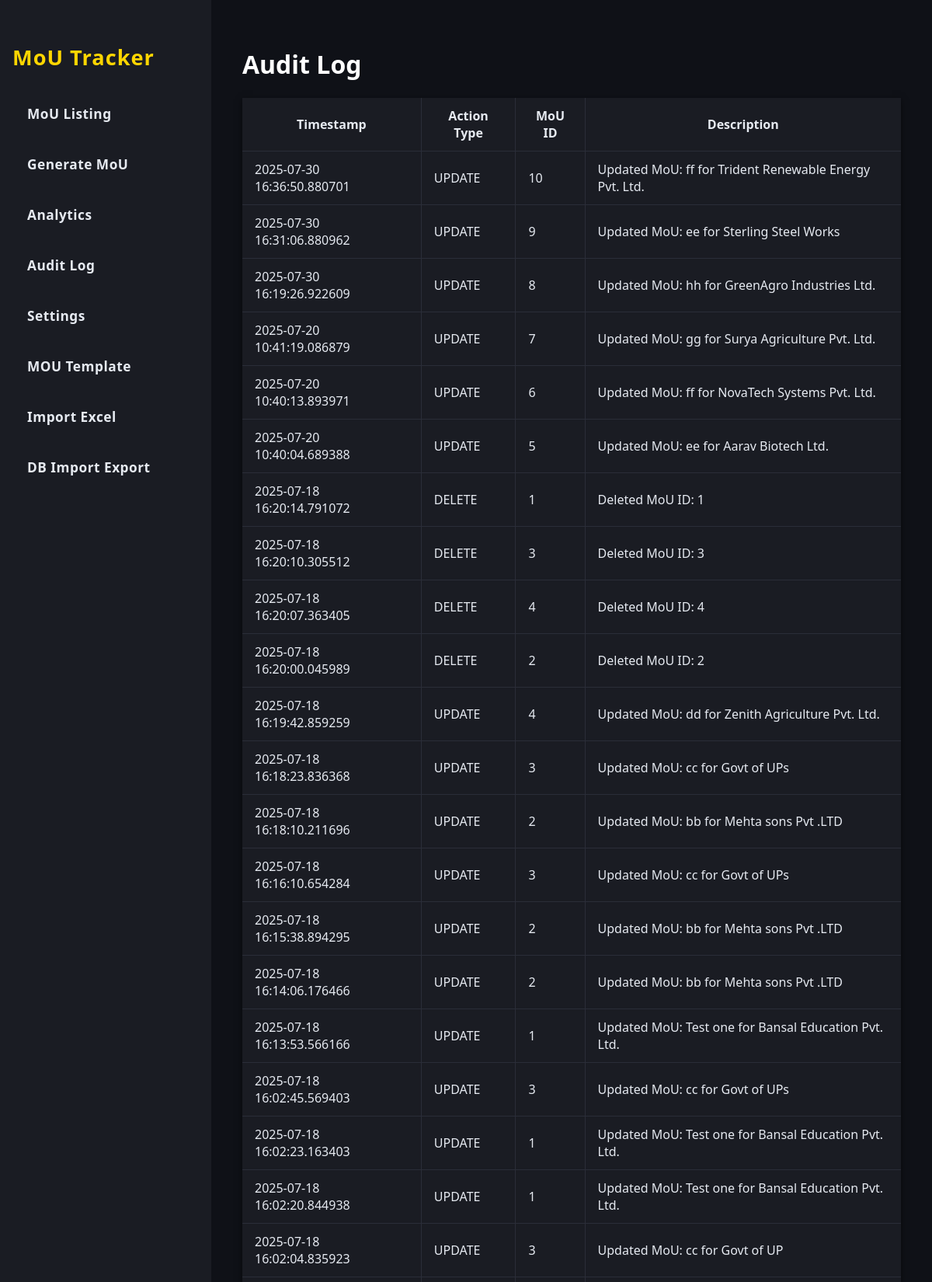
Screenshot of /audit (upper part) with the database file from the repository.
### Moutracker.py (models this page shows)
class AuditLog(db.Model):
    id = db.Column(db.Integer, primary_key=True)
    timestamp = db.Column(db.DateTime, default=datetime.utcnow)
    action_type = db.Column(db.String(20))
    mou_id = db.Column(db.Integer)
    description = db.Column(db.Text)

### Moutracker.py (the view)
@app.route('/audit')
def audit():
    logs = AuditLog.query.order_by(AuditLog.timestamp.desc()).all()
    return render_template('audit.html', logs=logs)

### templates/audit.html
{% extends 'base.html' %}
{% block content %}
<h1>Audit Log</h1>
<table>
    <thead>
        <tr>
            <th>Timestamp</th>
            <th>Action Type</th>
            <th>MoU ID</th>
            <th>Description</th>
        </tr>
    </thead>
    <tbody>
        {% for log in logs %}
        <tr>
            <td>{{ log.timestamp }}</td>
            <td>{{ log.action_type }}</td>
            <td>{{ log.mou_id }}</td>
            <td>{{ log.description }}</td>
        </tr>
        {% else %}
        <tr><td colspan="4">No audit logs found.</td></tr>
        {% endfor %}
    </tbody>
</table>
{% endblock %}

### templates/base.html (shortened to what this page needs)
<!DOCTYPE html>
<html lang="en">
<head>
    <link rel="stylesheet" href="/static/style.css">
</head>
<body>
    <div class="container">
        <nav class="sidebar">
            <h2>MoU Tracker</h2>
            <ul>
                <li><a href="/mous">MoU Listing</a></li>
                <li><a href="/mou/new">Generate MoU</a></li>
                <li><a href="/analytics">Analytics</a></li>
                <li><a href="/audit">Audit Log</a></li>
                <li><a href="/settings">Settings</a></li>
                <li><a href="/template/upload">MOU Template</a></li>
                <li><a href="/import">Import Excel</a></li>
                <li><a href="/db-import-export">DB Import Export</a></li>
            </ul>
        </nav>
        <main class="main-content">
            {% block content %}{% endblock %}
        </main>
    </div>
</body>
</html>

### static/style.css (style rules this page uses)
body { background: #121212; color: #ECECEC; font-family: 'Segoe UI', Arial, sans-serif; margin: 0; }
.container { display: flex; min-height: 100vh; }
.sidebar { background: #1a1c23; width: 240px; min-width: 240px; max-width: 240px; padding: 32px 16px; box-shadow: 2px 0 8px rgba(0,0,0,0.5); color: #e6eaf1; flex-shrink: 0; }
.sidebar ul { list-style: none; padding: 0; margin: 0; }
.sidebar ul li { margin-bottom: 20px; }
.sidebar ul li a { color: #e6eaf1; text-decoration: none; font-weight: 600; font-size: 1.08em; padding: 10px 18px; border-radius: 6px; display: block; transition: background 0.2s, color 0.2s, box-shadow 0.2s; border: 1px solid transparent; letter-spacing: 0.5px; box-shadow: none; }
.sidebar h2 { color: #FFD600; margin-bottom: 32px; font-size: 1.7em; font-weight: 700; letter-spacing: 1px; }
.main-content { flex: 1; padding: 40px; background: #0f1117; margin-left: 0; min-width: 0; }
table { width: 100%; border-collapse: collapse; background: #1a1c23; color: #e6eaf1; box-shadow: 0 2px 8px rgba(0,0,0,0.5); }
th, td { padding: 12px 16px; border-bottom: 1px solid #2a2d38; border-right: 1px solid #2a2d38; }
th:last-child, td:last-child { border-right: none; }
th { background: #1a1c23; color: #e6eaf1; font-weight: 600; }
h1, h2, h3, h4, h5, h6 { color: #ffffff; }

### rows the page displays
AuditLog: timestamp "2025-07-30 16:36:50.880701", action_type "UPDATE", mou_id "10", description "Updated MoU: ff for Trident Renewable Energy Pvt. Ltd."
AuditLog: timestamp "2025-07-30 16:31:06.880962", action_type "UPDATE", mou_id "9", description "Updated MoU: ee for Sterling Steel Works"
AuditLog: timestamp "2025-07-30 16:19:26.922609", action_type "UPDATE", mou_id "8", description "Updated MoU: hh for GreenAgro Industries Ltd."
AuditLog: timestamp "2025-07-20 10:41:19.086879", action_type "UPDATE", mou_id "7", description "Updated MoU: gg for Surya Agriculture Pvt. Ltd."
AuditLog: timestamp "2025-07-20 10:40:13.893971", action_type "UPDATE", mou_id "6", description "Updated MoU: ff for NovaTech Systems Pvt. Ltd."
AuditLog: timestamp "2025-07-20 10:40:04.689388", action_type "UPDATE", mou_id "5", description "Updated MoU: ee for Aarav Biotech Ltd."
AuditLog: timestamp "2025-07-18 16:20:14.791072", action_type "DELETE", mou_id "1", description "Deleted MoU ID: 1"
AuditLog: timestamp "2025-07-18 16:20:10.305512", action_type "DELETE", mou_id "3", description "Deleted MoU ID: 3"
AuditLog: timestamp "2025-07-18 16:20:07.363405", action_type "DELETE", mou_id "4", description "Deleted MoU ID: 4"
AuditLog: timestamp "2025-07-18 16:20:00.045989", action_type "DELETE", mou_id "2", description "Deleted MoU ID: 2"
AuditLog: timestamp "2025-07-18 16:19:42.859259", action_type "UPDATE", mou_id "4", description "Updated MoU: dd for Zenith Agriculture Pvt. Ltd."
AuditLog: timestamp "2025-07-18 16:18:23.836368", action_type "UPDATE", mou_id "3", description "Updated MoU: cc for Govt of UPs"
AuditLog: timestamp "2025-07-18 16:18:10.211696", action_type "UPDATE", mou_id "2", description "Updated MoU: bb for Mehta sons Pvt .LTD"
AuditLog: timestamp "2025-07-18 16:16:10.654284", action_type "UPDATE", mou_id "3", description "Updated MoU: cc for Govt of UPs"
AuditLog: timestamp "2025-07-18 16:15:38.894295", action_type "UPDATE", mou_id "2", description "Updated MoU: bb for Mehta sons Pvt .LTD"
AuditLog: timestamp "2025-07-18 16:14:06.176466", action_type "UPDATE", mou_id "2", description "Updated MoU: bb for Mehta sons Pvt .LTD"
AuditLog: timestamp "2025-07-18 16:13:53.566166", action_type "UPDATE", mou_id "1", description "Updated MoU: Test one for Bansal Education Pvt. Ltd."
AuditLog: timestamp "2025-07-18 16:02:45.569403", action_type "UPDATE", mou_id "3", description "Updated MoU: cc for Govt of UPs"
AuditLog: timestamp "2025-07-18 16:02:23.163403", action_type "UPDATE", mou_id "1", description "Updated MoU: Test one for Bansal Education Pvt. Ltd."
AuditLog: timestamp "2025-07-18 16:02:20.844938", action_type "UPDATE", mou_id "1", description "Updated MoU: Test one for Bansal Education Pvt. Ltd."
AuditLog: timestamp "2025-07-18 16:02:04.835923", action_type "UPDATE", mou_id "3", description "Updated MoU: cc for Govt of UP"
